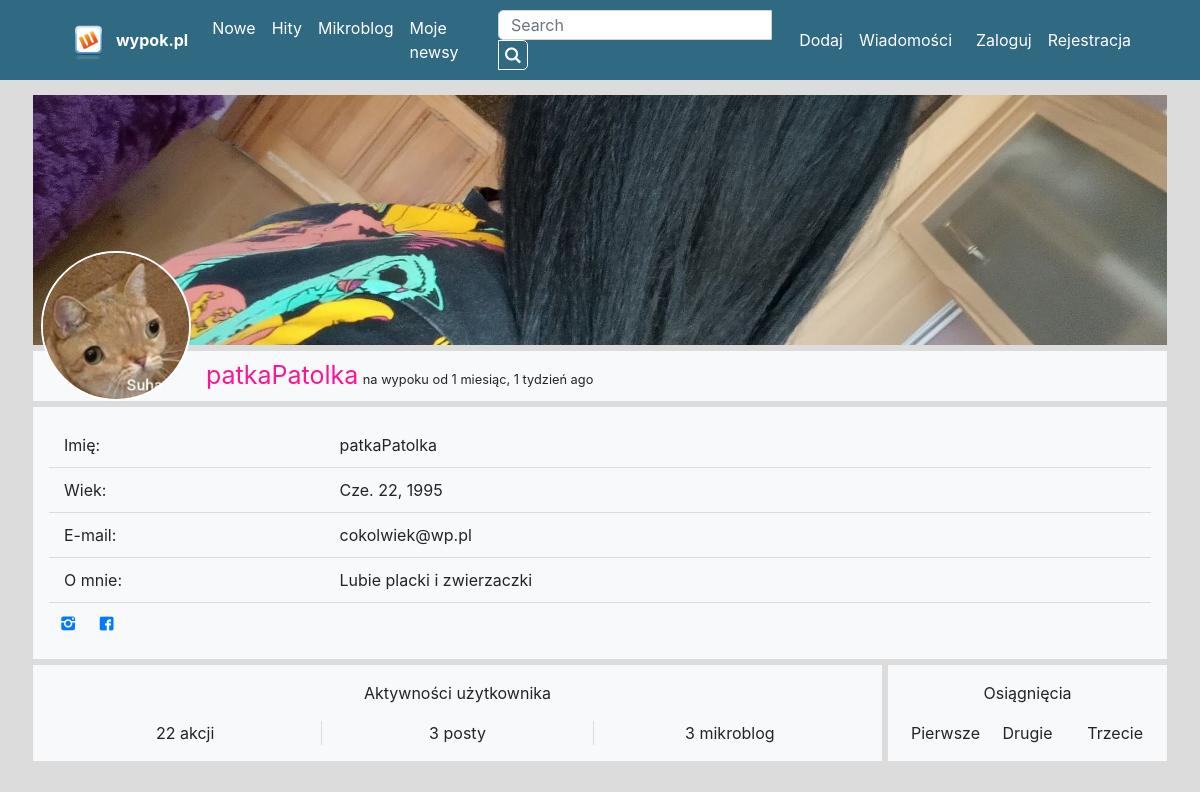
Screenshot of /profil/2/ with the database file from the repository.
### user/models.py (models this page shows)
class User(AbstractUser):
    class Genders(models.IntegerChoices):
        WOMEN = 0, 'Kobieta'
        MEN = 1, 'Mężczyza'
        NONE = 2, 'Niwuadu'
    bio = models.TextField(max_length=500, blank=True)
    location = models.CharField(max_length=30, blank=True)
    birth_date = models.DateField(null=True, blank=True)
    avatar = models.ImageField(blank=True, max_length=None, default='user.png', upload_to=upload_location)
    background = models.ImageField(blank=True, null=True, max_length=None, upload_to=upload_location)
    gender = models.IntegerField(choices=Genders.choices, blank=True, null=True)
    facebook = models.CharField(max_length=500, blank=True)
    twitter = models.CharField(max_length=500, blank=True)
    ig = models.CharField(max_length=500, blank=True)
    public_email = models.EmailField(max_length=500, blank=True)
    user_page = models.CharField(max_length=500, blank=True)

### user/views.py (the view)
# urls.py: path('<int:pk>/', UserDetailsView.as_view(), name='profile'),
class UserDetailsView(DetailView):
    model = User
    template_name = 'users/profile.html'
    def get_context_data(self, **kwargs):
        user_data = kwargs['object']
        user_posts = user_data.posts.all().count()
        user_comments = user_data.comments.all().count()
        user_micro_posts_reactions = user_data.reactions.filter(post=None).count()
        user_posts_reactions = user_data.reactions.filter(micro_post=None).count()
        user_micro_posts = user_data.micro_posts.all().count()
        context = {
            'user': user_data,
            'user_posts': user_posts,
            'user_comments': user_comments,
            'user_micro_posts_reactions': user_micro_posts_reactions,
            'user_micro_posts': user_micro_posts,
            'user_post_reactions': user_posts_reactions,
            'user_reactions': user_posts + user_posts_reactions + user_micro_posts_reactions + user_comments +
                              user_micro_posts
        }
        return context

### templates/users/profile.html (shortened to what this page needs)
{% extends "blog/base.html" %}
{% block content %}
    {% load humanize %}
    <div class="profile-wrapper">
        <div class="row mt-1">
            <div class="col">
                <div class="row background-img-div border-line">
                    {% if user.background.url %}
                        <img class="background-img" src="{{ user.background.url }}" alt="avatar">
                    {% endif %}
                </div>
                <div class="row bg-light border-line align-items-center">
                    <div class="avatar-img-div">
                        <img class="rounded-circle account-img ml-2" src="{{ user.avatar.url }}" alt="avatar">
                    </div>
                    <div class="col">
                        <span class="username"> {{ user.username }}</span>
                        <small> na wypoku od {{ user.date_joined|naturaltime }} </small>
                    </div>
                </div>
                <div class="row bg-light border-line p-3">
                    <div class="col">
                        <div class="row justify-content-start profile-box">
                            <div class="col-3">
                                Imię:
                            </div>
                            <div class="col-4">
                                {{ user.username }}
                            </div>
                        </div>
                        <div class="row justify-content-start profile-box">
                            <div class="col-3">
                                Wiek:
                            </div>
                            <div class="col-4">
                                {% if user.birth_date %}
                                    {{ user.birth_date | naturalday }}
                                {% endif %}
                            </div>
                        </div>
                        <div class="row justify-content-start profile-box">
                            <div class="col-3">
                                E-mail:
                            </div>
                            <div class="col-4">
                                {{ user.public_email }}
                            </div>
                        </div>
                        <div class="row justify-content-start profile-box">
                            <div class="col-3">
                                O mnie:
                            </div>
                            <div class="col-4">
                                {{ user.bio }}
                            </div>
                        </div>
                        <div class=" row justify-content-start">
                            <div class="p-2">
                                {% if user.ig %}
                                    <a href="{{ user.ig }}" target="_blank">
                                        <i class="icon icon-instagram"></i>
                                    </a>
                                {% endif %}
                            </div>
                            <div class="p-2">
                                {% if user.facebook %}
                                    <a href="{{ user.facebook }}" target="_blank">
                                        <i class="icon icon-facebook-squared"></i>
                                    </a>
                                {% endif %}
                            </div>
                            <div class="p-2">
                            </div>
                        </div>
                    </div>
                </div>
                <div class="row">
                    <div class="bg-light col-12 col-md-9 border-line pt-3 text-center">
                        <span>Aktywności użytkownika</span>
                        <div class="row p-3">
                            <div class="col-sm-12 col-md-4 box-item profile-activity-box">{{ user_reactions }} akcji
                            </div>
                            <div class="col-sm-12 col-md-4 box-item profile-activity-box-border">{{ user_posts }}
                                posty
                            </div>
                            <div class="col-sm-12 col-md-4 box-item profile-activity-box">{{ user_micro_posts_reactions }}
                                mikroblog
                            </div>
                        </div>
                    </div>
                    <div class="bg-light col-12 col-md-3 border-line pt-3 text-center">
                        <span>Osiągnięcia</span>
                        <div class="row pt-3 pb-3 pl-2 pr-2 ">
                            <div class="col-sm-12 col-md-4">Pierwsze</div>
                            <div class="col-sm-12 col-md-4">Drugie</div>
                            <div class="col-sm-12 col-md-4">Trzecie</div>
                        </div>
                    </div>
                </div>
            </div>
        </div>
    </div>
{% endblock content %}

### templates/blog/base.html (shortened to what this page needs)
{% load static %}
<!DOCTYPE html>
<html lang="PL">
<head>
    <link rel="stylesheet" href="https://stackpath.bootstrapcdn.com/bootstrap/4.5.0/css/bootstrap.min.css"
>
    <link href="/static/fontello/css/fontello.css" rel="stylesheet" type="text/css"/>
    <link rel="stylesheet" type="text/css" href="{% static 'main.css' %}">
</head>
<body onload="iframe()">
{% include 'blog/header.html' %}
<div class="container-fluid no-guttersn">
    <div class="container-xl pt-2">
        {% block content %}
        {% endblock %}
    </div>
</div>
</body>
</html>

### templates/blog/header.html (shortened to what this page needs)
<div class="top-header">
    <div class="container-xl">
        <div class="row no-gutters">
            <div class="col">
                <nav class="navbar navbar-expand-lg navbar-light">
                {% load static %}
                    <img src="{% static "images/wykop.png" %}" alt="Wypok.pl" class="navbar-logo">
                    <a class="navbar-brand font-weight-bold" href="{% url 'blog-home' %}">wypok.pl</a>
                    <div class="collapse navbar-collapse" id="navbarSupportedContent">
                        <ul class="navbar-nav mr-auto">
                            <li class="nav-item active">
                                <a class="nav-link" href="{% url 'nowe' %}">Nowe <span class="sr-only">(current)</span></a>
                            </li>
                            <li class="nav-item">
                                <a class="nav-link" href="{% url 'hity' %}">Hity</a>
                            </li>
                            <li class="nav-item">
                                <a class="nav-link" href="{% url 'mikroblog' %}">Mikroblog</a>
                            </li>
                            {% if user.is_authenticated %}
                                <li class="nav-item">
                                    <a class="nav-link" href="#">Moje newsy</a>
                                </li>
                            {% endif %}
                        </ul>
                        <form class="form-inline my-2 my-lg-0" action="{% url 'post-search' %}">
                            <input class="form-control search-input" id="searchbox" name="szukaj" type="text" value="{{ request.GET.szukaj }}" placeholder="Search" aria-label="Search">
                                <button class="btn  search-btn mr-2" type="submit">
                                    <i class="icon icon-search"></i>
                                </button>
                        </form>
                        <div class="nav-item ">
                            <a class="nav-link pl-0" href="{% url 'post-url-create' %}">Dodaj</a>
                        </div>
                        <div class="nav-item">
                            <a class="nav-link pl-0" href="#">Wiadomości</a>
                        </div>
                        <div class="navbar-nav nav-item dropdown">
                            {% if request.user.is_authenticated %}
                                <a class="nav-link dropdown-toggle" href="#" id="navbarDropdown" role="button"
                                   data-toggle="dropdown" aria-haspopup="true" aria-expanded="false">
                                    <img class="rounded-circle header-account-img" src="{{ request.user.avatar.url }}" alt="{{ request.user.username }}}">
                                </a>
                                <div class="dropdown-menu" aria-labelledby="navbarDropdown">
                                    <a class="dropdown-item" href="{% url 'profile' pk=request.user.id %}">patkaPatolka</a>
                                    <a class="dropdown-item" href="#">Ulubione</a>
                                    <a class="dropdown-item" href="#">Ustawienia</a>
                                    <div class="dropdown-divider"></div>
                                    <a class="dropdown-item" href="{% url 'logout' %}">Wyloguj</a>
                                </div>
                            {% else %}
                                <div class="nav-item">
                                    <a class="nav-link" href="{% url 'login' %}">Zaloguj</a>
                                </div>
                                <div class="nav-item">
                                    <a class="nav-link" href="{% url 'register' %}">Rejestracja</a>
                                </div>
                            {% endif %}
                        </div>
                    </div>
                </nav>
            </div>
        </div>
    </div>
</div>

### static/main.css (style rules this page uses)
body { background-color: gainsboro; }
.icon { cursor: pointer; }
.top-header { background-color: #2f6982; }
.top-header .nav-link, .navbar-brand { color: white !important; font-size: 16px; }
.navbar-logo { width: 55px; }
.search-input { height: 30px; border-radius: 5px 0 0 5px; }
.search-btn { height: 30px; width: 30px; display: flex; justify-content: center; align-items: center; border: 1px solid white; border-radius: 0 5px 5px 0; color: white; }
.username { color: deeppink; font-size: 25px; }
.avatar-img-div { position: relative; display: flex; justify-content: center; }
.account-img { width: 150px; margin-top: -100px; border: 2px solid white; }
.background-img { object-fit: cover; height: 250px; width: 100%; }
.background-img-div { position: relative; text-align: center; }
.profile-box { padding: 10px 0; border-bottom: 1px solid gainsboro; }
.profile-activity-box-border { border-right: 1px solid gainsboro; border-left: 1px solid gainsboro; }
.border-line { border: 3px solid gainsboro; }

### rows the page displays
User: background (picture), avatar (picture), username "patkaPatolka", date_joined "1 miesiąc, 1 tydzień ago", birth_date "Cze. 22, 1995", public_email "cokolwiek@wp.pl", bio "Lubie placki i zwierzaczki"

### other values shown
{{ user_reactions }} "22"
{{ user_posts }} "3"
{{ user_micro_posts_reactions }} "3"
